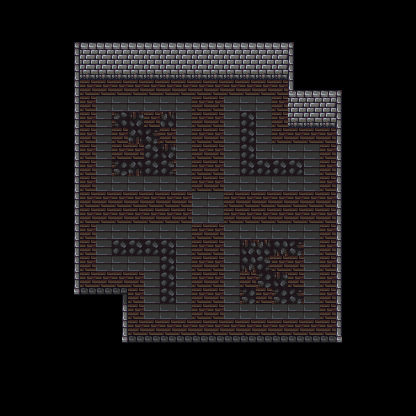

The image is a tile-based game level rendered from a .tmx file. Its description and source (layers, tilesets, objects; grid data summarised) follow:
An orthogonal 26x26 tile map with 16x16 px tiles, 10 tile layers (Ground, PhaseWalls, Walls, BottomWalls, ...) and 1 object (02_BoonSpawn).

<map version="1.10" tiledversion="1.11.2" orientation="orthogonal" renderorder="right-down" width="26" height="26" tilewidth="16" tileheight="16" infinite="0" nextlayerid="14" nextobjectid="2">
 <properties>
  <property name="unity:SortingLayer" value="Walls" />
  <property name="unity:SortingOrder" value="10" />
  <property name="unity:layer" value="IgnoreProjectile" />
 </properties>
 <tileset firstgid="1" source="../../Tilesets/SpriteSheetGeneral.tsx" />
 <layer id="1" name="Ground" width="26" height="26">
  <properties>
   <property name="unity:SortingLayer" value="Ground" />
  </properties>
  <data>[676 cells, 278 non-empty, 5 distinct tile ids]</data>
 </layer>
 <layer id="11" name="PhaseWalls" width="26" height="26">
  <properties>
   <property name="unity:SortingLayer" value="Walls" />
   <property name="unity:layer" value="IgnoreProjectile" />
  </properties>
  <data>[676 cells, 24 non-empty, 1 distinct tile ids]</data>
 </layer>
 <layer id="2" name="Walls" width="26" height="26">
  <properties>
   <property name="unity:SortingLayer" value="Walls" />
   <property name="unity:layer" value="Wall" />
  </properties>
  <data>[676 cells, 194 non-empty, 11 distinct tile ids]</data>
 </layer>
 <layer id="3" name="BottomWalls" width="26" height="26">
  <properties>
   <property name="unity:SortingLayer" value="Entities" />
   <property name="unity:SortingOrder" type="int" value="100" />
   <property name="unity:layer" value="IgnorePlayer" />
  </properties>
  <data>[676 cells, 24 non-empty, 3 distinct tile ids]</data>
 </layer>
 <layer id="4" name="WestExit" width="26" height="26">
  <properties>
   <property name="unity:SortingLayer" value="Entities" />
   <property name="unity:SortingOrder" type="int" value="101" />
   <property name="unity:layer" value="Wall" />
  </properties>
  <data>[676 cells, 30 non-empty, 2 distinct tile ids]</data>
 </layer>
 <layer id="5" name="EastExit" width="26" height="26">
  <properties>
   <property name="unity:SortingLayer" value="Entities" />
   <property name="unity:SortingOrder" type="int" value="101" />
   <property name="unity:layer" value="Wall" />
  </properties>
  <data>[676 cells, 30 non-empty, 2 distinct tile ids]</data>
 </layer>
 <layer id="6" name="SouthExit" width="26" height="26">
  <properties>
   <property name="unity:SortingLayer" value="Entities" />
   <property name="unity:SortingOrder" type="int" value="100" />
   <property name="unity:layer" value="Wall" />
  </properties>
  <data>[676 cells, 20 non-empty, 2 distinct tile ids]</data>
 </layer>
 <layer id="7" name="NorthExit" width="26" height="26">
  <properties>
   <property name="unity:SortingLayer" value="Walls" />
   <property name="unity:SortingOrder" type="int" value="10" />
   <property name="unity:layer" value="Wall" />
  </properties>
  <data>[676 cells, 14 non-empty, 3 distinct tile ids]</data>
 </layer>
 <layer id="12" name="NorthPhaseWall" width="26" height="26">
  <properties>
   <property name="unity:SortingLayer" value="Walls" />
   <property name="unity:SortingOrder" value="10" />
   <property name="unity:layer" value="IgnoreProjectile" />
  </properties>
  <data>[676 cells, 2 non-empty, 1 distinct tile ids]</data>
 </layer>
 <layer id="8" name="EntryCollider" width="26" height="26" opacity="0.5">
  <properties>
   <property name="unity:IsTrigger" type="bool" value="true" />
   <property name="unity:ignore" value="Visual" />
   <property name="unity:layer" value="ZoneCollider" />
  </properties>
  <data>[676 cells, 254 non-empty, 1 distinct tile ids]</data>
 </layer>
 <objectgroup id="9" name="Doors">
  <object id="1" template="../../Templates/Spawner.tx" name="02_BoonSpawner" type="02_BoonSpawn" x="199.75" y="214.625">
   <properties>
    <property name="SetBoon" value="Second" />
   </properties>
  </object>
 </objectgroup>
</map>
